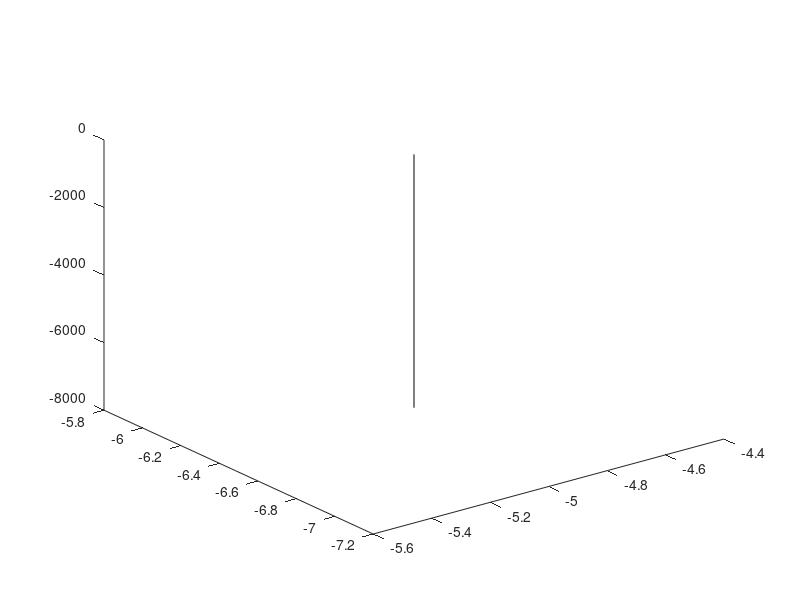

MATLAB code for this plot: (Note: this script raises an error after producing the figure.)
% variables
bpREPLACEdepth = -7500;
bpREPLACEAP = -6.5;
bpREPLACEML = -5;

% session depth + coordinates
bpREPLACEtop = [bpREPLACEML, bpREPLACEAP, 0];
bpREPLACEbottom = [bpREPLACEML, bpREPLACEAP, bpREPLACEdepth];
bpREPLACE = [bpREPLACEtop;bpREPLACEbottom];
plot3(bpREPLACE(:,1),bpREPLACE(:,2),bpREPLACE(:,3),'k')

bpREPLACEch08 = scatter3(bpREPLACEML, bpREPLACEAP, bpREPLACEdepth + 1400, dot_size, 'r', 'filled');
bpREPLACEch07 = scatter3(bpREPLACEML, bpREPLACEAP, bpREPLACEdepth + 1200, dot_size, 'r', 'filled');
bpREPLACEch06 = scatter3(bpREPLACEML, bpREPLACEAP, bpREPLACEdepth + 1000, dot_size, 'r', 'filled');
bpREPLACEch05 = scatter3(bpREPLACEML, bpREPLACEAP, bpREPLACEdepth +  800, dot_size, 'r', 'filled');
bpREPLACEch04 = scatter3(bpREPLACEML, bpREPLACEAP, bpREPLACEdepth +  600, dot_size, 'r', 'filled');
bpREPLACEch03 = scatter3(bpREPLACEML, bpREPLACEAP, bpREPLACEdepth +  400, dot_size, 'r', 'filled');
bpREPLACEch02 = scatter3(bpREPLACEML, bpREPLACEAP, bpREPLACEdepth +  200, dot_size, 'r', 'filled');
bpREPLACEch01 = scatter3(bpREPLACEML, bpREPLACEAP, bpREPLACEdepth +    0, dot_size, 'r', 'filled');